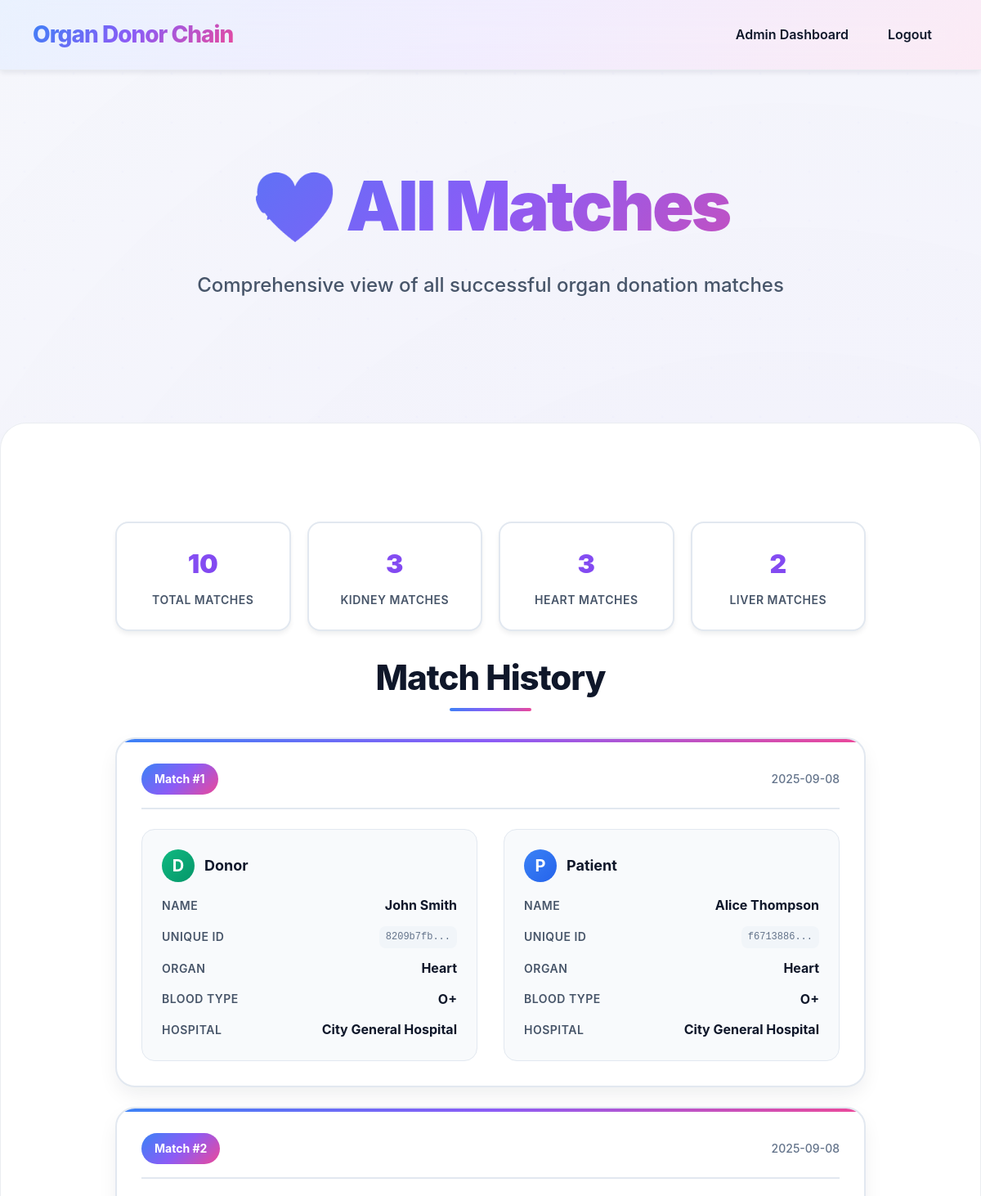
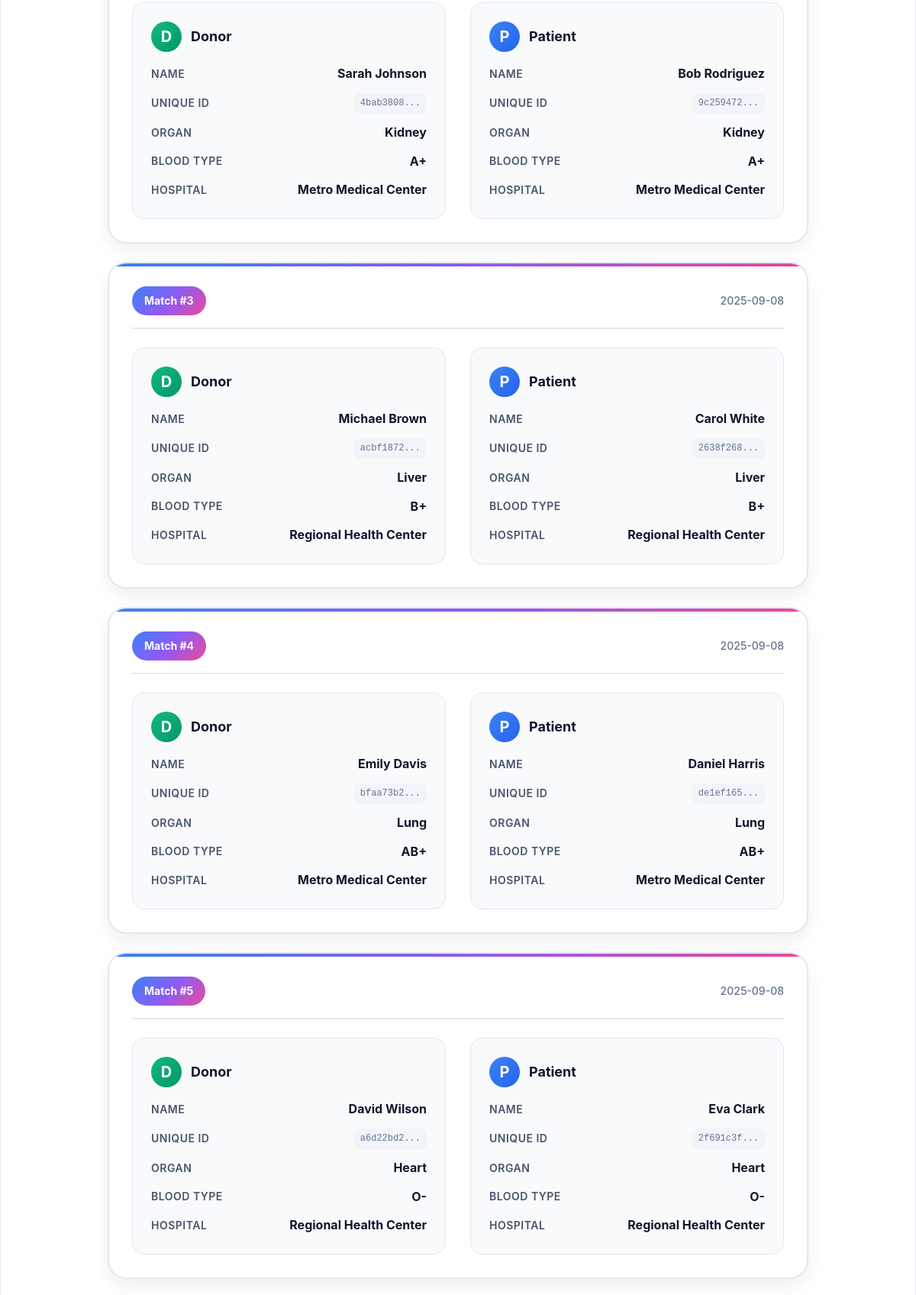
The app's page /admin_matches (signed in, upper part) with its own data (2 pictures, top to bottom).
### tables this page shows
CREATE TABLE match_record (
        id INTEGER PRIMARY KEY AUTOINCREMENT,
        donor_id INTEGER,
        patient_id INTEGER,
        donor_hospital_id INTEGER,
        patient_hospital_id INTEGER,
        organ TEXT,
        blood_type TEXT,
        match_date TEXT DEFAULT CURRENT_TIMESTAMP,
        FOREIGN KEY (donor_id) REFERENCES donor(id),
        FOREIGN KEY (patient_id) REFERENCES patient(id)
    );

CREATE TABLE donor (
        id INTEGER PRIMARY KEY AUTOINCREMENT,
        unique_id TEXT UNIQUE,
        hospital_id INTEGER,
        name TEXT,
        age INTEGER,
        gender TEXT,
        blood_type TEXT,
        organ TEXT,
        status TEXT DEFAULT 'Not Matched',
        registration_date TEXT DEFAULT CURRENT_TIMESTAMP,
        FOREIGN KEY (hospital_id) REFERENCES hospital(id)
    );

CREATE TABLE hospital (
        id INTEGER PRIMARY KEY AUTOINCREMENT,
        name TEXT,
        email TEXT UNIQUE,
        location TEXT,
        password TEXT
    );

CREATE TABLE patient (
        id INTEGER PRIMARY KEY AUTOINCREMENT,
        unique_id TEXT UNIQUE,
        hospital_id INTEGER,
        name TEXT,
        age INTEGER,
        gender TEXT,
        blood_type TEXT,
        organ TEXT,
        status TEXT DEFAULT 'Not Matched',
        registration_date TEXT DEFAULT CURRENT_TIMESTAMP,
        FOREIGN KEY (hospital_id) REFERENCES hospital(id)
    );

### server/app.py (the view)
@app.route('/admin_matches')
def admin_matches():
    if 'admin' not in session:
        return redirect('/login')
    conn = sqlite3.connect(DB)
    c = conn.cursor()
    try:
        c.execute('''
            SELECT
                mr.id as match_id,
                mr.match_date,
                d.name as donor_name,
                d.unique_id as donor_unique_id,
                p.name as patient_name,
                p.unique_id as patient_unique_id,
                mr.organ,
                mr.blood_type,
                hd.name as donor_hospital,
                hp.name as patient_hospital
            FROM match_record mr
            JOIN donor d ON mr.donor_id = d.id
            JOIN patient p ON mr.patient_id = p.id
            JOIN hospital hd ON mr.donor_hospital_id = hd.id
            JOIN hospital hp ON mr.patient_hospital_id = hp.id
            ORDER BY mr.match_date DESC
        ''')
        matches = c.fetchall()
        match_list = []
        for match in matches:
            match_data = {
                'match_id': match[0],
                'match_date': match[1],
                'donor_name': match[2],
                'donor_unique_id': match[3],
                'patient_name': match[4],
                'patient_unique_id': match[5],
                'organ': match[6],
                'blood_type': match[7],
                'donor_hospital': match[8],
                'patient_hospital': match[9]
            }
            match_list.append(match_data)
    except sqlite3.OperationalError:
        c.execute('''
            SELECT
                mr.id as match_id,
                mr.match_date,
                d.name as donor_name,
                p.name as patient_name,
                mr.organ,
                mr.blood_type,
                hd.name as donor_hospital,
                hp.name as patient_hospital
            FROM match_record mr
            JOIN donor d ON mr.donor_id = d.id
            JOIN patient p ON mr.patient_id = p.id
            JOIN hospital hd ON mr.donor_hospital_id = hd.id
            JOIN hospital hp ON mr.patient_hospital_id = hp.id
            ORDER BY mr.match_date DESC
        ''')
        matches = c.fetchall()
        match_list = []
        for match in matches:
            match_data = {
                'match_id': match[0],
                'match_date': match[1],
                'donor_name': match[2],
                'donor_unique_id': 'N/A',
                'patient_name': match[3],
                'patient_unique_id': 'N/A',
                'organ': match[4],
                'blood_type': match[5],
                'donor_hospital': match[6],
                'patient_hospital': match[7]
            }
            match_list.append(match_data)
    conn.close()
    return render_template('admin_matches.html', matches=match_list)

### client/templates/admin_matches.html (shortened to what this page needs)
<!DOCTYPE html>
<html>
<head>
    <link rel="stylesheet" href="../static/style.css">
</head>
<body>
<nav class="navbar">
    <div class="nav-container">
        <a class="brand" href="/login">Organ Donor Chain</a>
        <ul class="nav-links">
            <li><a href="/manage_hospitals">Admin Dashboard</a></li>
            <li><a href="/logout">Logout</a></li>
        </ul>
    </div>
</nav>
<section class="hero">
    <div class="hero-inner">
        <h1>💝 All Matches</h1>
        <p>Comprehensive view of all successful organ donation matches</p>
    </div>
</section>
<div class="container container-wide">
    <div class="stats-header">
        <div class="stat-card">
            <div class="stat-number">{{ matches|length }}</div>
            <div class="stat-label">Total Matches</div>
        </div>
        <div class="stat-card">
            <div class="stat-number">{{ matches|selectattr('organ', 'equalto', 'Kidney')|list|length }}</div>
            <div class="stat-label">Kidney Matches</div>
        </div>
        <div class="stat-card">
            <div class="stat-number">{{ matches|selectattr('organ', 'equalto', 'Heart')|list|length }}</div>
            <div class="stat-label">Heart Matches</div>
        </div>
        <div class="stat-card">
            <div class="stat-number">{{ matches|selectattr('organ', 'equalto', 'Liver')|list|length }}</div>
            <div class="stat-label">Liver Matches</div>
        </div>
    </div>
    {% if matches %}
        <h2>Match History</h2>
        {% for match in matches %}
        <div class="match-card">
            <div class="match-header">
                <div class="match-id">Match #{{ match.match_id }}</div>
                <div class="match-date">{{ match.match_date[:10] if match.match_date else 'N/A' }}</div>
            </div>
            <div class="match-content">
                <div class="participant-card">
                    <div class="participant-header">
                        <div class="participant-icon donor-icon">D</div>
                        <div class="participant-title">Donor</div>
                    </div>
                    <div class="participant-details">
                        <div class="detail-row">
                            <span class="detail-label">Name</span>
                            <span class="detail-value">{{ match.donor_name }}</span>
                        </div>
                        <div class="detail-row">
                            <span class="detail-label">Unique ID</span>
                            <span class="unique-id">{{ match.donor_unique_id[:8] }}...</span>
                        </div>
                        <div class="detail-row">
                            <span class="detail-label">Organ</span>
                            <span class="detail-value">{{ match.organ }}</span>
                        </div>
                        <div class="detail-row">
                            <span class="detail-label">Blood Type</span>
                            <span class="detail-value">{{ match.blood_type }}</span>
                        </div>
                        <div class="detail-row">
                            <span class="detail-label">Hospital</span>
                            <span class="detail-value">{{ match.donor_hospital }}</span>
                        </div>
                    </div>
                </div>
                <div class="participant-card">
                    <div class="participant-header">
                        <div class="participant-icon patient-icon">P</div>
                        <div class="participant-title">Patient</div>
                    </div>
                    <div class="participant-details">
                        <div class="detail-row">
                            <span class="detail-label">Name</span>
                            <span class="detail-value">{{ match.patient_name }}</span>
                        </div>
                        <div class="detail-row">
                            <span class="detail-label">Unique ID</span>
                            <span class="unique-id">{{ match.patient_unique_id[:8] }}...</span>
                        </div>
                        <div class="detail-row">
                            <span class="detail-label">Organ</span>
                            <span class="detail-value">{{ match.organ }}</span>
                        </div>
                        <div class="detail-row">
                            <span class="detail-label">Blood Type</span>
                            <span class="detail-value">{{ match.blood_type }}</span>
                        </div>
                        <div class="detail-row">
                            <span class="detail-label">Hospital</span>
                            <span class="detail-value">{{ match.patient_hospital }}</span>
                        </div>
                    </div>
                </div>
            </div>
        </div>
        {% endfor %}
    {% else %}
        <div class="no-matches">
            <h3>No Matches Found</h3>
            <p>There are currently no organ donation matches in the system.</p>
            <a href="/manage_hospitals" class="btn-primary">Back to Admin Dashboard</a>
        </div>
    {% endif %}
</div>
</body>
</html>

### client/templates/admin_matches.html (style rules this page uses)
.stats-header { display: grid; grid-template-columns: repeat(auto-fit, minmax(200px, 1fr)); gap: 20px; margin-bottom: 32px; }
.stat-card { background: var(--bg-primary); border: 2px solid var(--border-color); border-radius: 16px; padding: 24px; text-align: center; box-shadow: var(--shadow-soft); }
.stat-number { font-size: 32px; font-weight: 900; background: linear-gradient(135deg, #8b5cf6 0%, #7c3aed 100%); -webkit-background-clip: text; -webkit-text-fill-color: transparent; background-clip: text; margin-bottom: 8px; }
.stat-label { font-size: 14px; font-weight: 600; color: var(--text-secondary); text-transform: uppercase; letter-spacing: 0.5px; }
.match-card { background: var(--bg-primary); border: 2px solid var(--border-color); border-radius: 24px; padding: 30px; margin-bottom: 24px; box-shadow: var(--shadow-medium); transition: all var(--animation-speed) var(--animation-curve); position: relative; overflow: hidden; }
.match-card::before { content: ''; position: absolute; top: 0; left: 0; right: 0; height: 4px; background: var(--primary-gradient); }
.match-header { display: flex; justify-content: space-between; align-items: center; margin-bottom: 24px; padding-bottom: 16px; border-bottom: 2px solid var(--border-color); }
.match-id { background: var(--primary-gradient); color: white; padding: 8px 16px; border-radius: 20px; font-weight: 700; font-size: 14px; }
.match-date { color: var(--text-muted); font-size: 14px; font-weight: 500; }
.match-content { display: grid; grid-template-columns: 1fr 1fr; gap: 32px; }
.participant-card { background: var(--bg-secondary); border-radius: 16px; padding: 24px; border: 1px solid var(--border-color); }
.participant-header { display: flex; align-items: center; gap: 12px; margin-bottom: 16px; }
.participant-icon { width: 40px; height: 40px; border-radius: 50%; display: flex; align-items: center; justify-content: center; font-size: 20px; font-weight: 700; }
.donor-icon { background: linear-gradient(135deg, #10b981 0%, #059669 100%); color: white; }
.patient-icon { background: linear-gradient(135deg, #3b82f6 0%, #2563eb 100%); color: white; }
.participant-title { font-size: 18px; font-weight: 700; color: var(--text-primary); }
.participant-details { display: grid; gap: 12px; }
.detail-row { display: flex; justify-content: space-between; align-items: center; }
.detail-label { font-weight: 600; color: var(--text-secondary); font-size: 14px; text-transform: uppercase; letter-spacing: 0.5px; }
.detail-value { font-weight: 700; color: var(--text-primary); font-size: 16px; }
.unique-id { font-family: 'Courier New', monospace; font-size: 12px; background: var(--bg-tertiary); padding: 4px 8px; border-radius: 8px; color: var(--text-muted); }

### records on screen
match_record: match_id "1", match_date "2025-09-08", donor_name "John Smith", donor_unique_id "8209b7fb", organ "Heart", blood_type "O+", donor_hospital "City General Hospital", patient_name "Alice Thompson", patient_unique_id "f6713886", patient_hospital "City General Hospital"
match_record: match_id "2", match_date "2025-09-08", donor_name "Sarah Johnson", donor_unique_id "4bab3808", organ "Kidney", blood_type "A+", donor_hospital "Metro Medical Center", patient_name "Bob Rodriguez", patient_unique_id "9c259472", patient_hospital "Metro Medical Center"
match_record: match_id "3", match_date "2025-09-08", donor_name "Michael Brown", donor_unique_id "acbf1872", organ "Liver", blood_type "B+", donor_hospital "Regional Health Center", patient_name "Carol White", patient_unique_id "2638f268", patient_hospital "Regional Health Center"
match_record: match_id "4", match_date "2025-09-08", donor_name "Emily Davis", donor_unique_id "bfaa73b2", organ "Lung", blood_type "AB+", donor_hospital "Metro Medical Center", patient_name "Daniel Harris", patient_unique_id "de1ef165", patient_hospital "Metro Medical Center"
match_record: match_id "5", match_date "2025-09-08", donor_name "David Wilson", donor_unique_id "a6d22bd2", organ "Heart", blood_type "O-", donor_hospital "Regional Health Center", patient_name "Eva Clark", patient_unique_id "2f691c3f", patient_hospital "Regional Health Center"

### other values on screen
{{ matches|length }} "10"
{{ matches|selectattr('organ', 'equalto', 'Kidney')|list|length }} "3"
{{ matches|selectattr('organ', 'equalto', 'Heart')|list|length }} "3"
{{ matches|selectattr('organ', 'equalto', 'Liver')|list|length }} "2"
